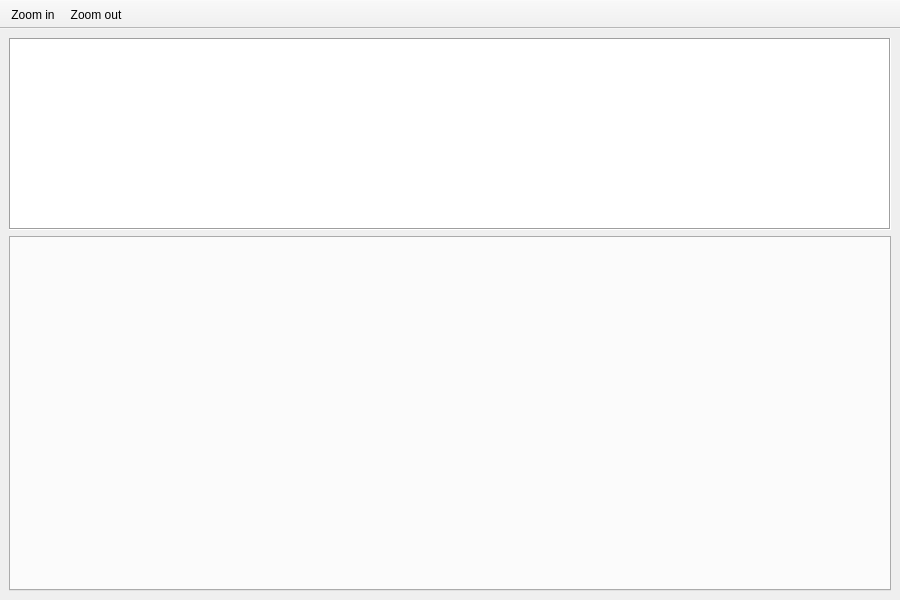
<?xml version="1.0" encoding="UTF-8"?>
<ui version="4.0">
 <class>MainWindow</class>
 <widget class="QMainWindow" name="MainWindow">
  <property name="geometry">
   <rect>
    <x>0</x>
    <y>0</y>
    <width>900</width>
    <height>600</height>
   </rect>
  </property>
  <property name="windowTitle">
   <string>CL tuner</string>
  </property>
  <widget class="QWidget">
   <layout class="QVBoxLayout" name="verticalLayout">
    <item>
     <widget class="TunesWidget" name="tunesWidget">
      <property name="sizePolicy">
       <sizepolicy hsizetype="Expanding" vsizetype="Fixed">
        <horstretch>0</horstretch>
        <verstretch>0</verstretch>
       </sizepolicy>
      </property>
      <property name="frameShape">
       <enum>QFrame::Box</enum>
      </property>
      <property name="renderHints">
       <set>QPainter::Antialiasing|QPainter::TextAntialiasing</set>
      </property>
     </widget>
    </item>
    <item>
     <widget class="QTabWidget" name="spectrumTabs"/>
    </item>
   </layout>
  </widget>
  <widget class="QToolBar" name="toolBar">
   <property name="windowTitle">
    <string>Barra degli strumenti</string>
   </property>
   <property name="movable">
    <bool>false</bool>
   </property>
   <property name="toolButtonStyle">
    <enum>Qt::ToolButtonTextBesideIcon</enum>
   </property>
   <property name="floatable">
    <bool>false</bool>
   </property>
   <attribute name="toolBarArea">
    <enum>TopToolBarArea</enum>
   </attribute>
   <attribute name="toolBarBreak">
    <bool>false</bool>
   </attribute>
   <addaction name="actionZoomIn"/>
   <addaction name="actionZoomOut"/>
  </widget>
  <action name="actionZoomIn">
   <property name="icon">
    <iconset theme="zoom-in">
     <normaloff/>
    </iconset>
   </property>
   <property name="text">
    <string>Zoom &amp;in</string>
   </property>
   <property name="shortcut">
    <string>Ctrl++</string>
   </property>
  </action>
  <action name="actionZoomOut">
   <property name="icon">
    <iconset theme="zoom-out">
     <normaloff/>
    </iconset>
   </property>
   <property name="text">
    <string>Zoom &amp;out</string>
   </property>
   <property name="shortcut">
    <string>Ctrl+-</string>
   </property>
  </action>
 </widget>
 <customwidgets>
  <customwidget>
   <class>TunesWidget</class>
   <extends>QGraphicsView</extends>
   <header>tuner/TunesWidget.h</header>
  </customwidget>
 </customwidgets>
 <resources/>
 <connections/>
</ui>
